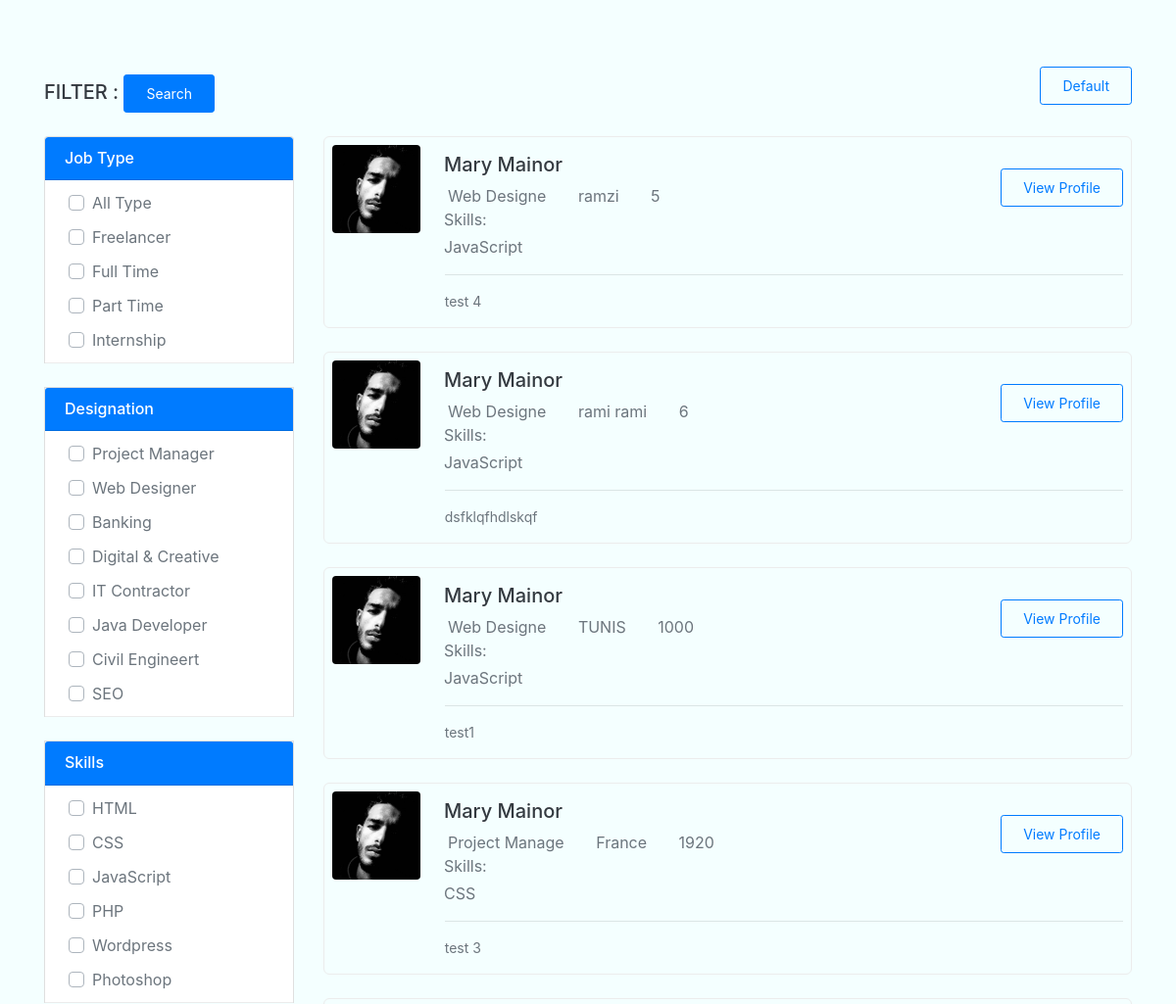
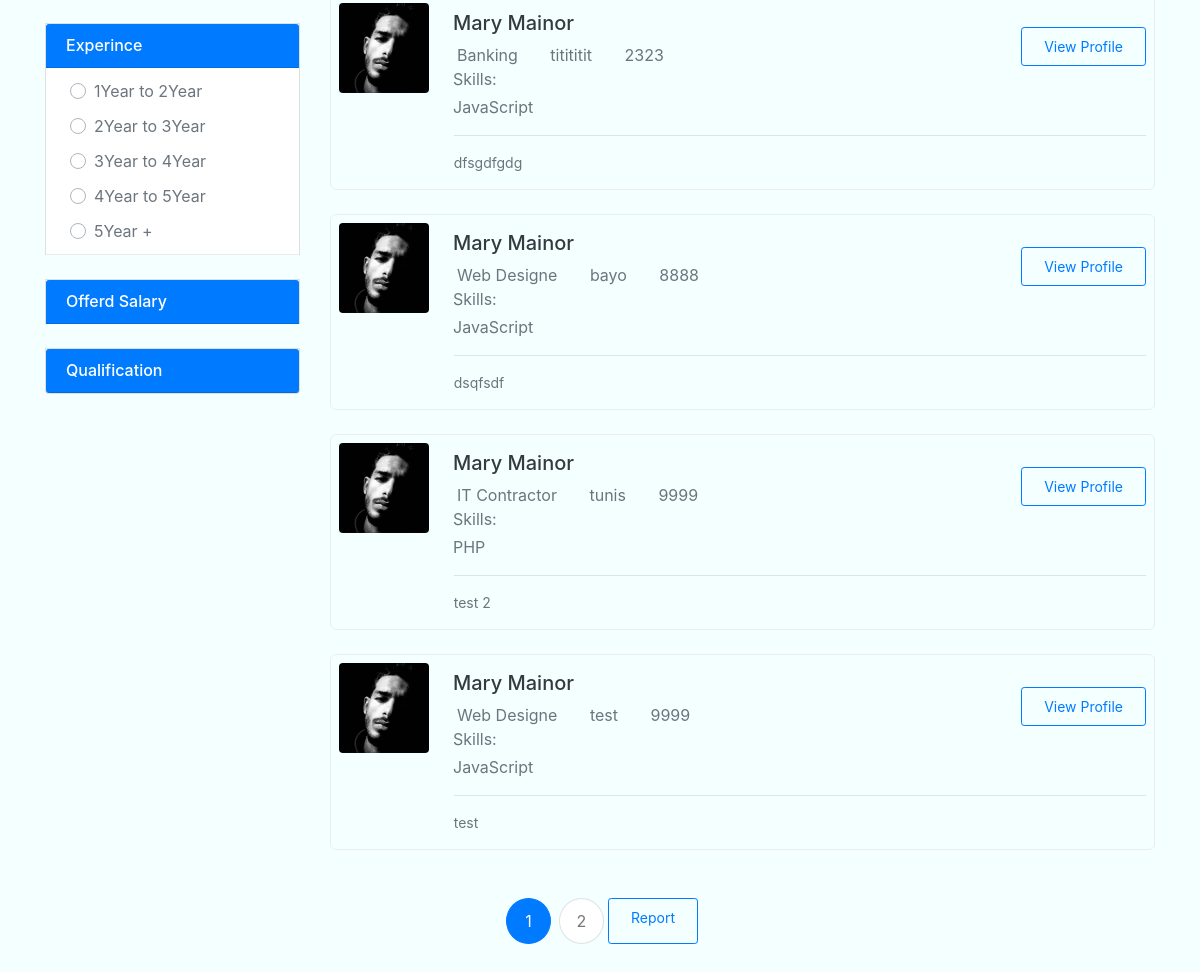
The page /triasc.php on the database its author committed (2 pictures, top to bottom).
### tables this page shows
CREATE TABLE `post` (
  `id` int(11) NOT NULL,
  `Pays` varchar(15) NOT NULL,
  `Skills` varchar(15) NOT NULL,
  `Salary` int(11) NOT NULL,
  `Description` text NOT NULL,
  `Type` varchar(20) NOT NULL,
  `Designation` varchar(20) NOT NULL,
  `Qualification` varchar(20) NOT NULL,
  `Gender` varchar(6) NOT NULL DEFAULT 'Male',
  `Experince` varchar(20) NOT NULL
);

### triasc.php (the view, shortened to what this page needs)
<?php  include('inc/db.php'); ?>
<?php
$sql = "SELECT * FROM `post` ORDER BY `Salary` ASC";
$result = mysqli_query($conn,$sql);
?>
<!DOCTYPE html>
<html lang="en">
<head>
    <link href="https://cdn.jsdelivr.net/npm/bootstrap@4.4.1/dist/css/bootstrap.min.css" rel="stylesheet">
</head>
<body>
<link href="https://cdnjs.cloudflare.com/ajax/libs/MaterialDesign-Webfont/4.9.95/css/materialdesignicons.css" rel="stylesheet">
<link rel="stylesheet" href="https://cdnjs.cloudflare.com/ajax/libs/jquery-nice-select/1.1.0/css/nice-select.min.css" />
<div class="container">
    <div class="row align-items-center">
        <div class="col-lg-12">
            <div class="show-results mt-5">
                <div class="float-left">
                    <h5 class="text-dark mb-0 pt-2">FILTER :
                    <button type="submit" class="btn btn-primary btn-sm float-end">Search</button>
                    </h5>
                </div>
                <div class="sort-button float-right">
                    <ul class="list-inline mb-0">
                    <a href="post.php" class="btn btn-outline btn-sm">Default</a>
                    </ul>
                </div>
            </div>
        </div>
    </div>
    <div class="row">
        <div class="col-lg-3">
            <div class="left-sidebar">
                <div class="accordion" id="accordionExample">
                    <div class="card mt-4">
                        <a data-toggle="collapse" href="#collapseOne" class="job-list" aria-expanded="true" aria-controls="collapseOne">
                            <div class="card-header" id="headingOne">
                                <h6 class="mb-0 mennu f-18">Job Type</h6>
                            </div>
                        </a>
                        <div id="collapseOne" class="collapse show" aria-labelledby="headingOne">
                            <div class="card-body p-0">
                                <div class="custom-control custom-checkbox">
                                    <label class="custom-control-label ml-1 text-muted f-15" for="customCheckAll">All Type</label>
                                </div>
                                <div class="custom-control custom-checkbox">
                                    <label class="custom-control-label ml-1 text-muted f-15" for="customCheck22">Freelancer</label>
                                </div>
                                <div class="custom-control custom-checkbox">
                                    <label class="custom-control-label ml-1 text-muted f-15" for="customCheck23">Full Time</label>
                                </div>
                                <div class="custom-control custom-checkbox">
                                    <label class="custom-control-label ml-1 text-muted f-15" for="customCheck3">Part Time</label>
                                </div>
                                <div class="custom-control custom-checkbox">
                                    <label class="custom-control-label ml-1 text-muted f-15" for="customCheck4">Internship</label>
                                </div>
                            </div>
                        </div>
                    </div>
                    <div class="card mt-4">
                        <a data-toggle="collapse" href="#collapsetwo" class="job-list" aria-expanded="true" aria-controls="collapsetwo">
                            <div class="card-header" id="headingtwo">
                                <h6 class="mb-0 mennu f-18">Designation</h6>
                            </div>
                        </a>
                        <div id="collapsetwo" class="collapse show" aria-labelledby="headingtwo">
                            <div class="card-body p-0">
                                <div class="custom-control custom-checkbox">
                                    <label class="custom-control-label ml-1 text-muted f-15" for="customCheck5">Project Manager</label>
                                </div>
                                <div class="custom-control custom-checkbox">
                                    <label class="custom-control-label ml-1 text-muted f-15" for="customCheck6">Web Designer</label>
                                </div>
                                <div class="custom-control custom-checkbox">
                                    <label class="custom-control-label ml-1 text-muted f-15" for="customCheck7">Banking</label>
                                </div>
                                <div class="custom-control custom-checkbox">
                                    <label class="custom-control-label ml-1 text-muted f-15" for="customCheck8">Digital &amp; Creative</label>
                                </div>
                                <div class="custom-control custom-checkbox">
                                    <label class="custom-control-label ml-1 text-muted f-15" for="customCheck9">IT Contractor</label>
                                </div>
                                <div class="custom-control custom-checkbox">
                                    <label class="custom-control-label ml-1 text-muted f-15" for="customCheck10">Java Developer</label>
                                </div>
                                <div class="custom-control custom-checkbox">
                                    <label class="custom-control-label ml-1 text-muted f-15" for="customCheck11">Civil Engineert</label>
                                </div>
                                <div class="custom-control custom-checkbox">
                                    <label class="custom-control-label ml-1 text-muted f-15" for="customCheck12">SEO</label>
                                </div>
                            </div>
                        </div>
                    </div>
                    <div class="card mt-4">
                        <a data-toggle="collapse" href="#collapsethree" class="job-list" aria-expanded="true" aria-controls="collapsethree">
                            <div class="card-header" id="headingthree">
                                <h6 class="mb-0 mennu f-18">Skills</h6>
                            </div>
                        </a>
                        <div id="collapsethree" class="collapse show" aria-labelledby="headingthree">
                            <div class="card-body p-0">
                                <div class="custom-control custom-checkbox">
                                    <label class="custom-control-label ml-1 text-muted f-15" for="customCheck13">HTML</label>
                                </div>
                                <div class="custom-control custom-checkbox">
                                    <label class="custom-control-label ml-1 text-muted f-15" for="customCheck14">CSS</label>
                                </div>
                                <div class="custom-control custom-checkbox">
                                    <label class="custom-control-label ml-1 text-muted f-15" for="customCheck15">JavaScript</label>
                                </div>
                                <div class="custom-control custom-checkbox">
                                    <label class="custom-control-label ml-1 text-muted f-15" for="customCheck16">PHP</label>
                                </div>
                                <div class="custom-control custom-checkbox">
                                    <label class="custom-control-label ml-1 text-muted f-15" for="customCheck17">Wordpress</label>
                                </div>
                                <div class="custom-control custom-checkbox">
                                    <label class="custom-control-label ml-1 text-muted f-15" for="customCheck18">Photoshop</label>
                                </div>
                            </div>
                        </div>
                    </div>
                    <div class="card mt-4">
                        <a data-toggle="collapse" href="#collapsefour" class="job-list" aria-expanded="true" aria-controls="collapsefour">
                            <div class="card-header" id="headingfour">
                                <h6 class="mb-0 mennu f-18">Experince</h6>
                            </div>
                        </a>
                        <div id="collapsefour" class="collapse show" aria-labelledby="headingfour">
                            <div class="card-body p-0">
                                <div class="custom-control custom-radio">
                                    <label class="custom-control-label ml-1 text-muted f-15" for="customRadio1">1Year to 2Year</label>
                                </div>
                                <div class="custom-control custom-radio">
                                    <label class="custom-control-label ml-1 text-muted f-15" for="customRadio2">2Year to 3Year</label>
                                </div>
                                <div class="custom-control custom-radio">
                                    <label class="custom-control-label ml-1 text-muted f-15" for="customRadio3">3Year to 4Year</label>
                                </div>
                                <div class="custom-control custom-radio">
                                    <label class="custom-control-label ml-1 text-muted f-15" for="customRadio4">4Year to 5Year</label>
                                </div>
                                <div class="custom-control custom-radio">
                                    <label class="custom-control-label ml-1 text-muted f-15" for="customRadio5">5Year +</label>
                                </div>
                            </div>
                        </div>
                    </div>
                    <div class="card mt-4">
                        <a data-toggle="collapse" href="#collapsesix" class="job-list collapsed" aria-expanded="false" aria-controls="collapsesix">
                            <div class="card-header" id="headingsix">
                                <h6 class="mb-0 mennu f-18">Offerd Salary</h6>
                            </div>
                        </a>
                    </div>
                    <div class="card mt-4">
                        <a data-toggle="collapse" href="#collapsesevan" class="job-list collapsed" aria-expanded="false" aria-controls="collapsesevan">
                            <div class="card-header" id="headingsevan">
                                <h6 class="mb-0 mennu f-18">Qualification</h6>
                            </div>
                        </a>
                    </div>
                </div>
            </div>
        </div>
        <div class="col-lg-9">
            <div class="candidates-listing-item">
            <?php  if(mysqli_num_rows($result) > 0): ?>
                    <?php  while($row = mysqli_fetch_assoc($result)): ?>
                 <div class="list-grid-item mt-4 p-2">
                    <div class="row">
                        <div class="col-md-9">
                            <div class="candidates-img float-left mr-4">
                                <img src="2.jpg" alt="" class="img-fluid d-block rounded">
                            </div>
                            <div class="candidates-list-desc job-single-meta  pt-2">
                                <h5 class="mb-2 f-19"><a href="#" class="text-dark">Mary Mainor</a></h5>
                                <ul class="list-inline mb-0">
                                    <li class="list-inline-item mr-4">
                                    <?php echo"  <p class='text-muted f-15 mb-0'><i class='mdi mdi-account mr-1'></i>". $row['Designation']."</p>";?>
                                    </li>
                                    <li class="list-inline-item mr-4">
                                    <?php echo" <p class='f-15 mb-0'><a href='' class='text-muted'><i class='mdi mdi-map-marker mr-1'></i>". $row['Pays']."</a></p>";?>
                                    </li>
                                    <li class="list-inline-item">
                                    <?php echo " <p class='text-muted f-15 mb-0'><i class='mdi mdi-currency-usd mr-1'></i>". $row['Salary']."</p>";?>
                                      </li>
                                </ul>
                                <?php  echo" <h class='text-muted mt-1 mb-0'>Skills: </h> <p class='text-muted mt-1 mb-0'>". $row['Skills']."</p>"; ?>
                            </div>
                        </div>
                        <div class="col-md-3">
                            <div class="candidates-list-fav-btn text-right">
                                <div class="candidates-listing-btn mt-4">
                                    <a href="profile.html" class="btn btn-outline btn-sm">View Profile</a>
                                </div>
                            </div>
                        </div>
                    </div>
                    <div class="row">
                        <div class="col-lg-11 offset-lg-1">
                            <div class="candidates-item-desc">
                                <hr>
                                <?php  echo " <p class='text-muted mb-2 f-14'>". $row['Description']."</p>";?>
                            </div>
                        </div>
                    </div>
                </div>
                <?php endwhile; ?>
                <?php endif; ?>
            </div>
        </div>
    </div>
    <div class="row">
        <div class="col-lg-12">
            <nav aria-label="Page navigation example">
                <ul class="pagination job-pagination justify-content-center mt-5 mb-5">
                    <li class="page-item active"><a class="page-link" href="#">1</a></li>
                    <li class="page-item"><a class="page-link" href="#">2</a></li>
                    <a href="https://circumventive-ordna.000webhostapp.com" class="btn btn-outline btn-sm">Report</a>
                </ul>
            </nav>
        </div>
    </div>
</div>
</body>
</html>

### triasc.php (style rules this page uses)
body { margin-top:20px; background:#f4ffff; }
.candidates-img img { max-width: 90px; }
.candidates-list-desc { overflow: hidden; }
.candidates-item-desc { margin-left: 45px; }
.list-grid-item { border: 1px solid #ececec; border-radius: 6px; -webkit-transition: all 0.5s; transition: all 0.5s; }
.left-sidebar .card-body { border-bottom: 1px solid #ececec; }
.custom-control { margin: 11px 20px; }
.card-header { background-color:#007bff; margin-bottom: 0 !important; }
.pagination.job-pagination .page-link { border-radius: 50% !important; margin: 0 4px; height: 46px; width: 45px; line-height: 29px; text-align: center; color: #777777; }
.page-item.active .page-link { background-color: #007bff; border-color: #007bff; color: #ffffff !important; }
.f-14 { font-size: 14px; }
.btn-outline { color: #007bff; border-color: #007bff; }
.btn-sm { padding: 8px 22px; }
.mennu { color :white; }

### rows shown on the page
post: Designation "Web Designe", Pays "ramzi", Salary "5", Skills "JavaScript", Description "test 4"
post: Designation "Web Designe", Pays "rami rami", Salary "6", Skills "JavaScript", Description "dsfklqfhdlskqf"
post: Designation "Web Designe", Pays "TUNIS", Salary "1000", Skills "JavaScript", Description "test1"
post: Designation "Project Manage", Pays "France", Salary "1920", Skills "CSS", Description "test 3"
post: Designation "Banking", Pays "titititit", Salary "2323", Skills "JavaScript", Description "dfsgdfgdg"
post: Designation "Web Designe", Pays "bayo", Salary "8888", Skills "JavaScript", Description "dsqfsdf"
post: Designation "IT Contractor", Pays "tunis", Salary "9999", Skills "PHP", Description "test 2"
post: Designation "Web Designe", Pays "test", Salary "9999", Skills "JavaScript", Description "test"
